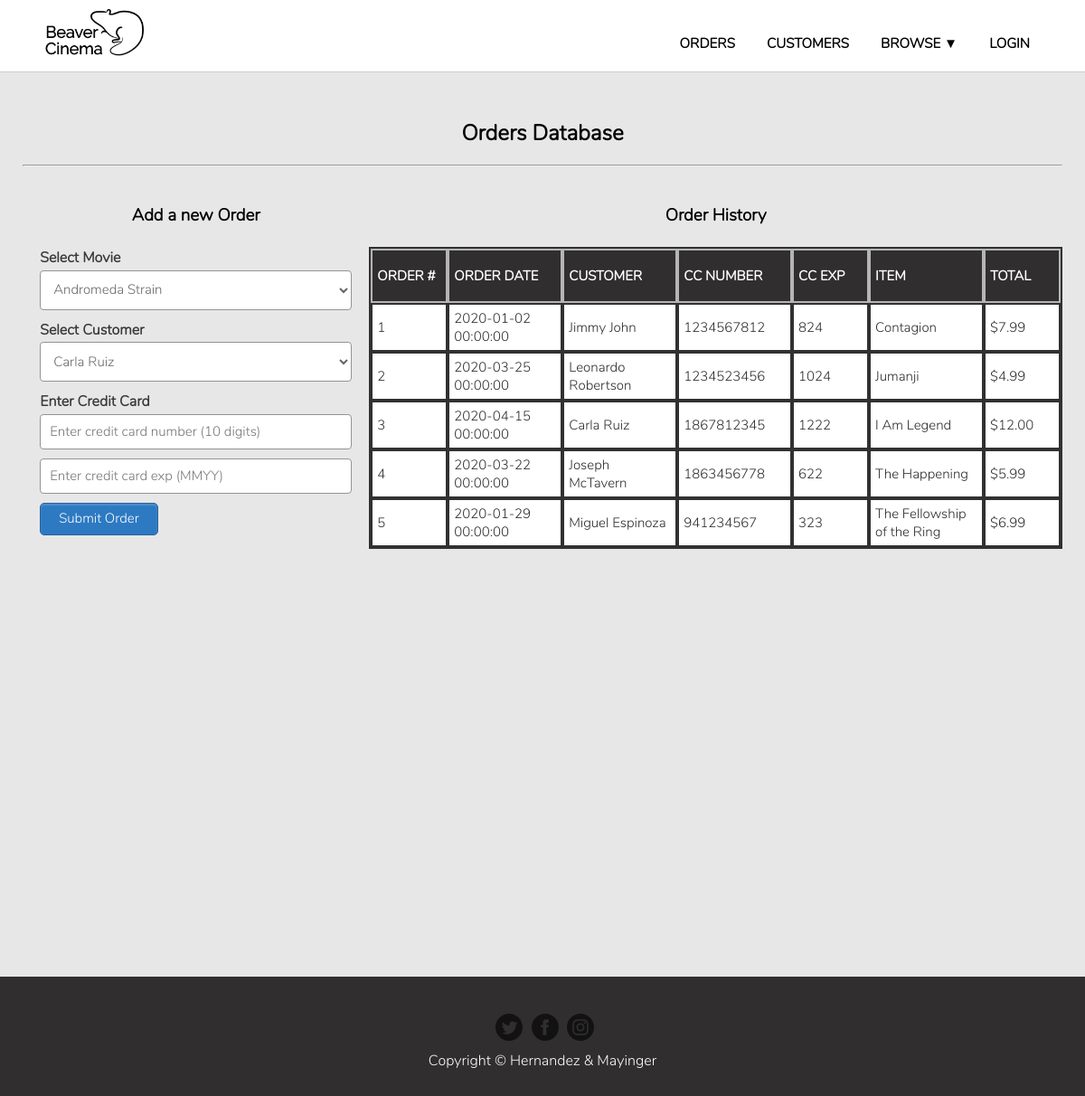
The page /php/orders.php on the database its author committed.
### tables this page shows
CREATE TABLE `customers` (
	`customer_id` int(11) unsigned NOT NULL AUTO_INCREMENT,
	`first_name` varchar(255) NOT NULL,
	`last_name` varchar(255) NOT NULL,
	`address` varchar(255) NOT NULL,
	`phone` varchar(255) DEFAULT NULL,
	`email` varchar(255) DEFAULT NULL,
	PRIMARY KEY (`customer_id`)
);

CREATE TABLE `orders` (
	`order_id` int(11) unsigned NOT NULL AUTO_INCREMENT,
	`customer_id` int(11) unsigned,
	`credit_number` int(11) NOT NULL,
	`credit_exp` int(11) NOT NULL,
	`order_date` datetime NOT NULL,
	PRIMARY KEY (`order_id`),
	CONSTRAINT `fk_order_customer` FOREIGN KEY (`customer_id`) REFERENCES `customers` (`customer_id`) ON DELETE SET NULL
);

CREATE TABLE `movies` (
	`movie_id` int(11) unsigned NOT NULL AUTO_INCREMENT,
	`title` varchar(255) NOT NULL,
	`price` decimal(5,2) NOT NULL DEFAULT '5.99',
	`num_stock` int(11) unsigned DEFAULT NULL,
	`movie_description` text,
	PRIMARY KEY (`movie_id`)
);

### php/orders.php (the view, shortened to what this page needs)
<?php
include("templates/header.php");	?>
		<div class="container grid">
			<div class="box title">
				<h2 class="title">Orders Database</h2>
				<hr>
			</div>
			<div class="box box-update">
				<div class="edit-customer-form">
					<h3>Add a new Order</h3>
					<?php
					$conn = OpenCon();
					$movie_result = $conn->query("SELECT movie_id, title FROM movies ORDER BY title") or die($conn->error);
					$customer_result = $conn->query("SELECT customer_id, first_name, last_name FROM customers ORDER BY first_name") or die($conn->error);
					?>
					<form action="database/action.php" method="POST" enctype="multipart/form-data">
						<div class="form-group">
							<h4>Select Movie</h4>
							<select class="dropdown-form" name="movie-dropdown">
								<?php
								while($rows = $movie_result->fetch_assoc()){
									$dd_movie_id = $rows['movie_id'];
									$dd_movie_title = $rows['title'];
									echo "<option value='$dd_movie_id'>$dd_movie_title</option>";
								}
								?>
							</select>
						</div>
						<div class="form-group">
							<h4>Select Customer</h4>
							<select class="dropdown-form" name="customer-dropdown">
								<?php
								while($rows = $customer_result->fetch_assoc()){
									$dd_customer_id = $rows['customer_id'];
									$dd_first = $rows['first_name'];
									$dd_last = $rows['last_name'];
									echo "<option value='$dd_customer_id'>$dd_first $dd_last</option>";
								}
								?>
							</select>
						</div>
						<div class="form-group">
							<h4>Enter Credit Card</h4>
							<input type="number" name="credit_number" class="form-control" placeholder="Enter credit card number (10 digits)" min="1111111111" max="9999999999" required>
						</div>
						<div class="form-group">
							<input type="number" name="credit_exp" class="form-control" placeholder="Enter credit card exp (MMYY)" min="0120" max="1299" required>
						</div>
						<div class="form-group">
							<input type="submit" class="button-submit" name="submit-order" value="Submit Order">
						</div>
					</form>
				</div>
				<div class="box tbl-header table-box">
					<h3>Order History</h3>
					<?php
						$mysqli = OpenCon();
						$result = $mysqli->query("SELECT o.order_id, o.order_date, c.first_name, c.last_name, o.credit_number, o.credit_exp, m.title, m.price FROM customers AS c
						INNER JOIN orders AS o ON o.customer_id=c.customer_id
						INNER JOIN movie_orders AS mo ON o.order_id=mo.order_id
						INNER JOIN movies AS m ON m.movie_id=mo.movie_id
						ORDER BY o.order_id") or die($mysqli->error);
					?>
					<table class="orders-table">
						<thead>
							<tr class="header-row">
								<th>Order #</th>
								<th>Order Date</th>
								<th>Customer</th>
								<th>CC Number</th>
								<th>CC Exp</th>
								<th>Item</th>
								<th>Total</th>
							</tr>
						</thead>
						<?php
							while ($row = $result->fetch_assoc()): ?>
								<tr>
									<td><?php echo $row['order_id']; ?></td>
									<td><?php echo $row['order_date']; ?></td>
									<td><?php echo $row['first_name']." ".$row['last_name']; ?></td>
									<td><?php echo $row['credit_number']; ?></td>
									<td><?php echo $row['credit_exp']; ?></td>
									<td><?php echo $row['title']; ?></td>
									<td>$<?php echo $row['price']; ?></td>
								</tr>
						<?php endwhile; ?>
					</table>
				</div>
			</div>
		</div>
	</div>
<?php include("templates/footer.php");	?>

### public/css/style.css (style rules this page uses)
* { box-sizing: border-box; }
body { line-height: 1.6; color: #3a3a3a; font-family: 'Nunito', sans-serif; line-height: 1.6; color: #3a3a3a; background: rgb(48, 46, 46); opacity: 1; }
h2, h3, a { color: black; }
h2, h3 { margin-top: 0; }
h4 { margin: 0; }
@media (min-width: 769px) { .container { width: 100%; max-width: 1150px; margin: 0 auto; } }
.grid { display: grid; grid-template-columns: 1fr; grid-gap: 0.5em; justify-items:stretch; align-items:stretch; padding-bottom: 50px; margin-top: 80px; }
.title { margin-bottom: 1rem; margin-top: 1.5rem; text-align: center; }
.table-box { margin-bottom: 1.5rem; text-align: center; }
.box-update { display:grid; grid-template-columns: 1fr 2fr; grid-auto-columns:minmax(200px, auto); justify-items:stretch; align-items:stretch; margin-top: 0.5rem; }
table { width: 85%; table-layout: fixed; padding: 0; border-spacing: 0; border: 2px solid rgb(49, 49, 49); margin: 0 auto; }
.customer-table, .orders-table { width: 100%; }
.orders-table td:nth-child(1), .orders-table th:nth-child(1), .orders-table td:nth-child(5), .orders-table th:nth-child(5), .orders-table td:nth-child(7), .orders-table th:nth-child(7) { width: 85px; }
.header-row { height: 60px; }
th { text-align: left; padding: 5px 5px; font-size: 15px; color: #fff; text-transform: uppercase; background: rgb(48, 46, 46); border: 2px solid rgb(182, 181, 181); }
td { padding: 5px; text-align: left; vertical-align:middle; font-weight: 300; font-size: 15px; color: rgb(43, 43, 43); border-bottom: solid 1px rgba(255,255,255,0.1); line-height: 20px; border: 2px solid rgb(49, 49, 49); }
tr { height: 50px; }
tbody > tr { background: white; }
.dropdown-form, .edit-customer-form input[type="text"], .edit-customer-form input[type="email"], .edit-customer-form input[type="number"], .edit-customer-form input[type="tel"], .edit-customer-form input[type="password"] { border: .5px solid rgb(148, 148, 148); border-radius: 4px; font-size: 15px; margin: 0; padding: 10px; width: 100%; box-sizing: border-box; background-color: #ffffff; color:#666666; margin-bottom: 10px; }
.button-submit { background: rgb(45, 122, 194); padding: 8px 20px 8px 20px; border-radius: 5px; -webkit-border-radius: 5px; -moz-border-radius: 5px; color: #fff; -moz-box-shadow: inset 0px 2px 2px 0px rgba(255, 255, 255, 0.17); -webkit-box-shadow: inset 0px 2px 2px 0px rgba(255, 255, 255, 0.17); box-shadow: inset 0px 2px 2px 0px rgba(255, 255, 255, 0.17); border: 1px solid rgb(37, 100, 158); font-size: 15px; }
.edit-customer-form h3 { text-align: center; }
.edit-customer-form form { margin: 0 auto; width: 90% }

### rows shown on the page
customers: orders.order_id "1", orders.order_date "2020-01-02 00:00:00", first_name "Jimmy", last_name "John", orders.credit_number "1234567812", orders.credit_exp "824", movies.title "Contagion", movies.price "7.99"
customers: orders.order_id "2", orders.order_date "2020-03-25 00:00:00", first_name "Leonardo", last_name "Robertson", orders.credit_number "1234523456", orders.credit_exp "1024", movies.title "Jumanji", movies.price "4.99"
customers: orders.order_id "3", orders.order_date "2020-04-15 00:00:00", first_name "Carla", last_name "Ruiz", orders.credit_number "1867812345", orders.credit_exp "1222", movies.title "I Am Legend", movies.price "12.00"
customers: orders.order_id "4", orders.order_date "2020-03-22 00:00:00", first_name "Joseph", last_name "McTavern", orders.credit_number "1863456778", orders.credit_exp "622", movies.title "The Happening", movies.price "5.99"
customers: orders.order_id "5", orders.order_date "2020-01-29 00:00:00", first_name "Miguel", last_name "Espinoza", orders.credit_number "941234567", orders.credit_exp "323", movies.title "The Fellowship of the Ring", movies.price "6.99"

### other values the page prints
form field movie-dropdown "Andromeda Strain"
form field customer-dropdown "Carla Ruiz"
